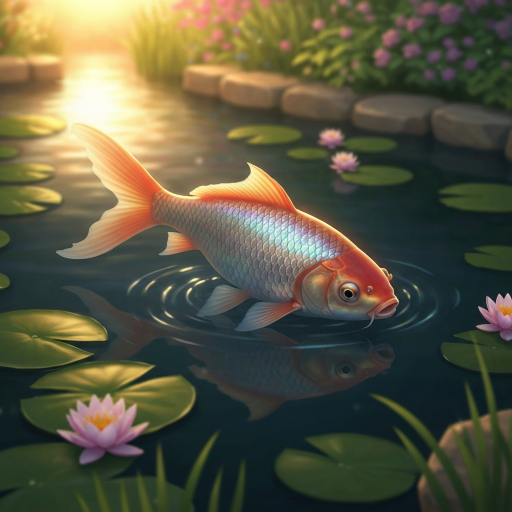
#> input picture fishing/assets/fish-original/1.png, 1024 x 1024 px (shown at 1/2 size)
$ python -i rembg_fish.py   (imports and definitions only)
#> lines starting #> are read from the running program, lines starting #| are printed output that depends on the picture
#> further down, picture is the input picture: PIL image 1024x1024 RGB; mean R, G, B 89.7, 87.1, 65
"""Segment generated fish artwork and normalize it onto transparent canvases."""
from __future__ import annotations

import argparse
import io
from pathlib import Path

from PIL import Image
from rembg import new_session, remove


def normalize(image: Image.Image, canvas_size: int = 1024, subject_size: int = 880) -> Image.Image:
#> called with canvas_size = 1024, subject_size = 880
    image = image.convert("RGBA")
    alpha = image.getchannel("A")
#> alpha: PIL image 1024x1024 L; every value is 255
    bbox = alpha.point(lambda value: 255 if value > 12 else 0).getbbox()
#> bbox = (0, 0, 1024, 1024)
    if not bbox:
        raise RuntimeError("No foreground detected")
    subject = image.crop(bbox)
    scale = min(subject_size / subject.width, subject_size / subject.height)
#> scale = 0.859
    subject = subject.resize(
        (max(1, round(subject.width * scale)), max(1, round(subject.height * scale))),
        Image.Resampling.LANCZOS,
    )
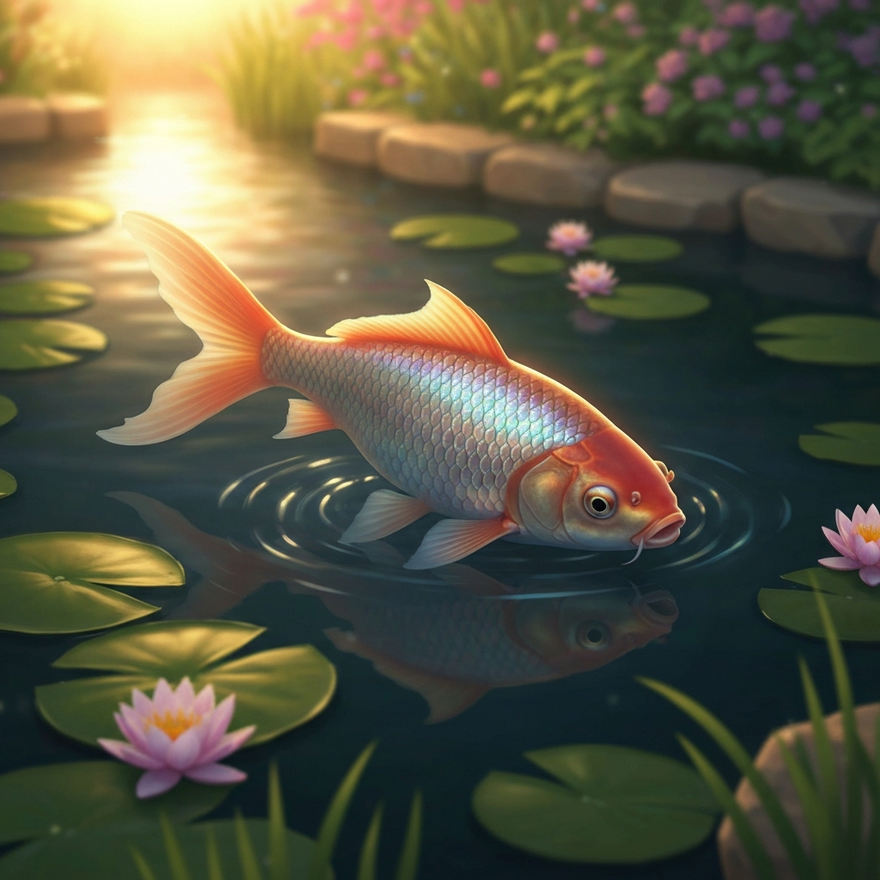
#> subject: PIL image 880x880 RGBA; mean R, G, B, A 89.7, 87.1, 65, 255
    canvas = Image.new("RGBA", (canvas_size, canvas_size), (0, 0, 0, 0))
#> canvas: PIL image 1024x1024 RGBA; every value is 0
    canvas.alpha_composite(
        subject,
        ((canvas_size - subject.width) // 2, (canvas_size - subject.height) // 2),
    )
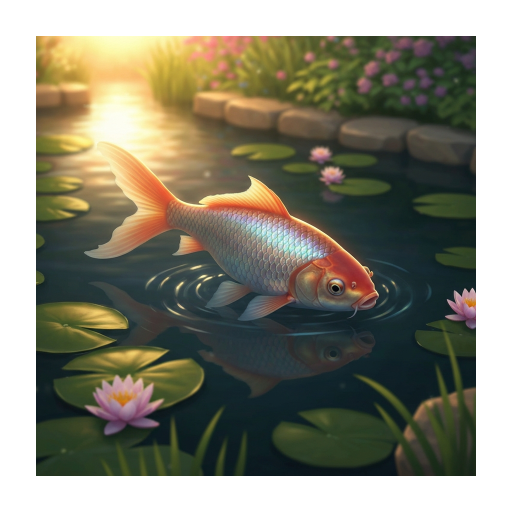
#> canvas: PIL image 1024x1024 RGBA (shown at 1/2 size); mean R, G, B, A 66.2, 64.3, 48, 188.3; transparent parts drawn white
    return canvas


def cutout(path: Path, session) -> Image.Image:
    source = Image.open(path).convert("RGBA")
    result = remove(
        source,
        session=session,
        alpha_matting=True,
        alpha_matting_foreground_threshold=240,
        alpha_matting_background_threshold=10,
        alpha_matting_erode_size=8,
        post_process_mask=True,
    )
    if not isinstance(result, Image.Image):
        result = Image.open(io.BytesIO(result)).convert("RGBA")
    return normalize(result)


def main() -> None:
    parser = argparse.ArgumentParser()
    parser.add_argument("--input", type=Path, default=Path("assets/fish-original"))
    parser.add_argument("--output", type=Path, required=True)
    parser.add_argument("--ids", nargs="+", type=int, required=True)
    parser.add_argument("--model", default="isnet-general-use")
    args = parser.parse_args()

    args.output.mkdir(parents=True, exist_ok=True)
    session = new_session(args.model)
    for index, fish_id in enumerate(args.ids, 1):
        source = args.input / f"{fish_id}.png"
        if not source.exists():
            raise FileNotFoundError(source)
        output = args.output / source.name
        cutout(source, session).save(output, optimize=True)
        print(f"[{index}/{len(args.ids)}] {fish_id} -> {output}", flush=True)


# [2 lines not run here, left out]

>>> from PIL import Image
>>> picture = Image.open('../assets/fish-original/1.png')
>>> result = normalize(picture)

$ run again, on fishing/assets/fish-original/102.png
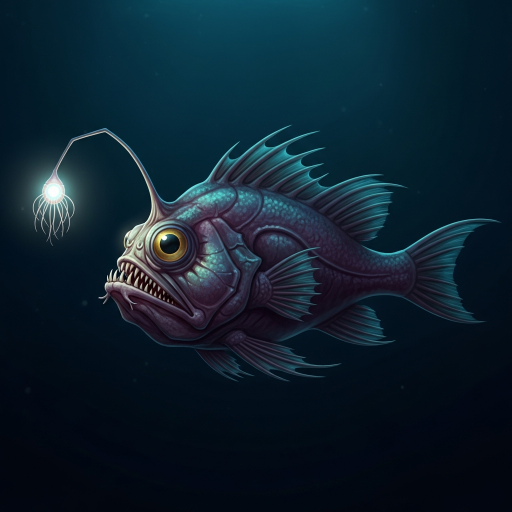
#> input picture fishing/assets/fish-original/102.png, 1024 x 1024 px (shown at 1/2 size)
#> picture is the input picture: PIL image 1024x1024 RGB; mean R, G, B 13.5, 32.8, 46.2
#> alpha: PIL image 1024x1024 L; every value is 255
#> bbox = (0, 0, 1024, 1024)
#> in normalize, `subject = subject.resize( (max(1, round(subject.width * scale)), max(1..`:
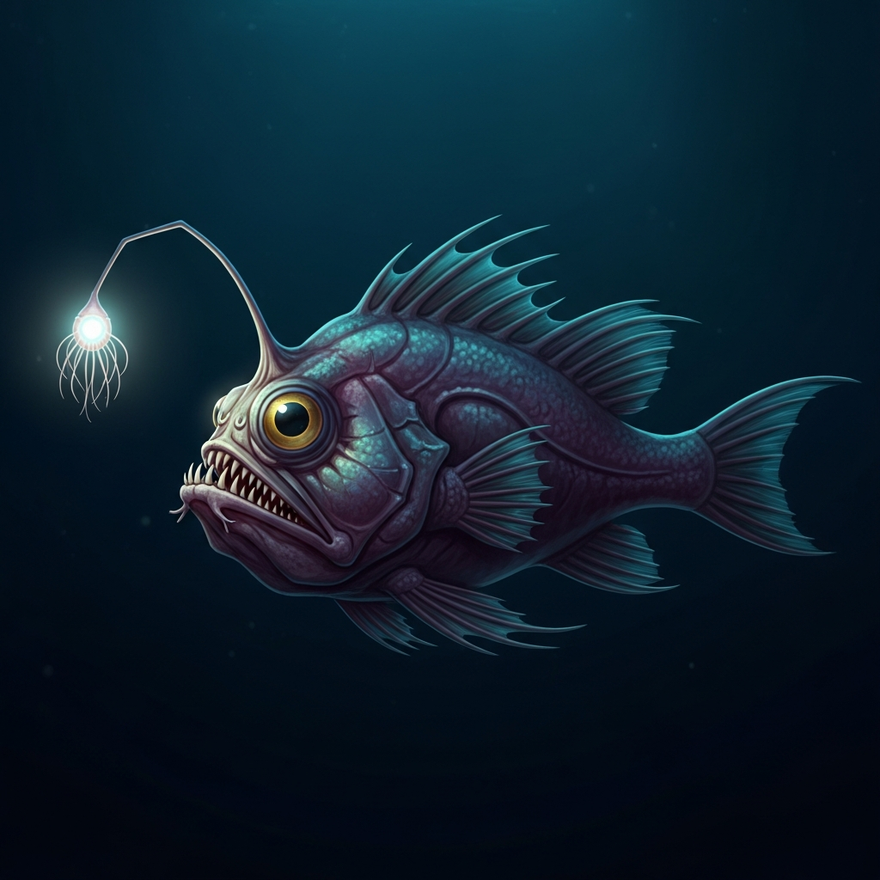
#> subject: PIL image 880x880 RGBA; mean R, G, B, A 13.5, 32.8, 46.2, 255
#> in normalize, `canvas.alpha_composite( subject, ((canvas_size - subject.width) // 2, ..`:
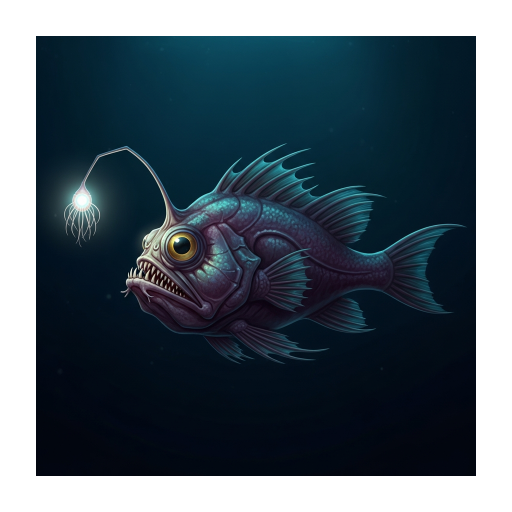
#> canvas: PIL image 1024x1024 RGBA (shown at 1/2 size); mean R, G, B, A 9.9, 24.2, 34.1, 188.3; transparent parts drawn white

$ run again, on fishing/assets/fish-original/104.png
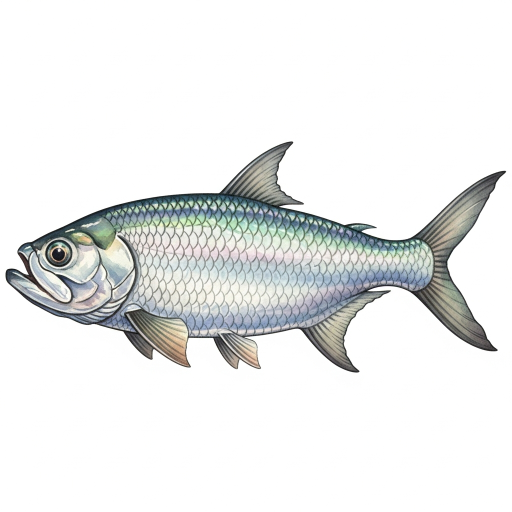
#> input picture fishing/assets/fish-original/104.png, 1024 x 1024 px (shown at 1/2 size)
#> picture is the input picture: PIL image 1024x1024 RGB; mean R, G, B 233.8, 235.2, 234.6
#> alpha: PIL image 1024x1024 L; every value is 255
#> bbox = (0, 0, 1024, 1024)
#> in normalize, `subject = subject.resize( (max(1, round(subject.width * scale)), max(1..`:
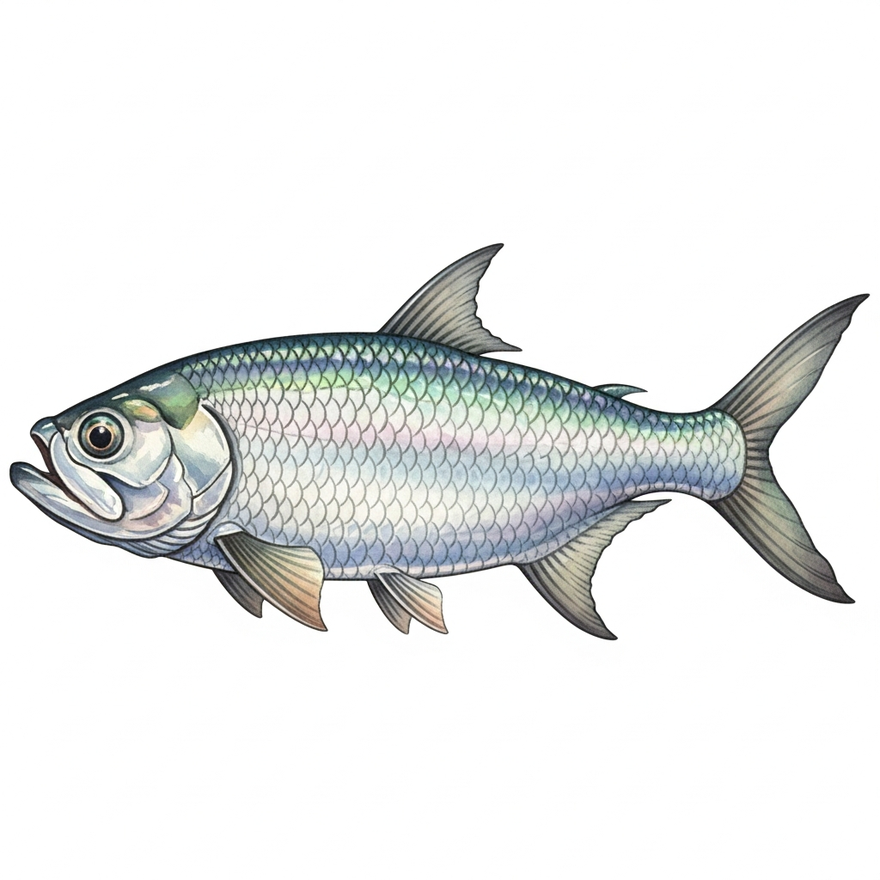
#> subject: PIL image 880x880 RGBA; mean R, G, B, A 233.8, 235.1, 234.6, 255
#> in normalize, `canvas.alpha_composite( subject, ((canvas_size - subject.width) // 2, ..`:
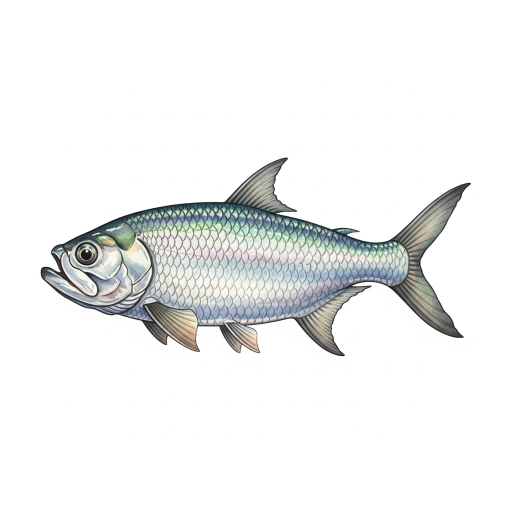
#> canvas: PIL image 1024x1024 RGBA (shown at 1/2 size); mean R, G, B, A 172.6, 173.6, 173.2, 188.3; transparent parts drawn white
